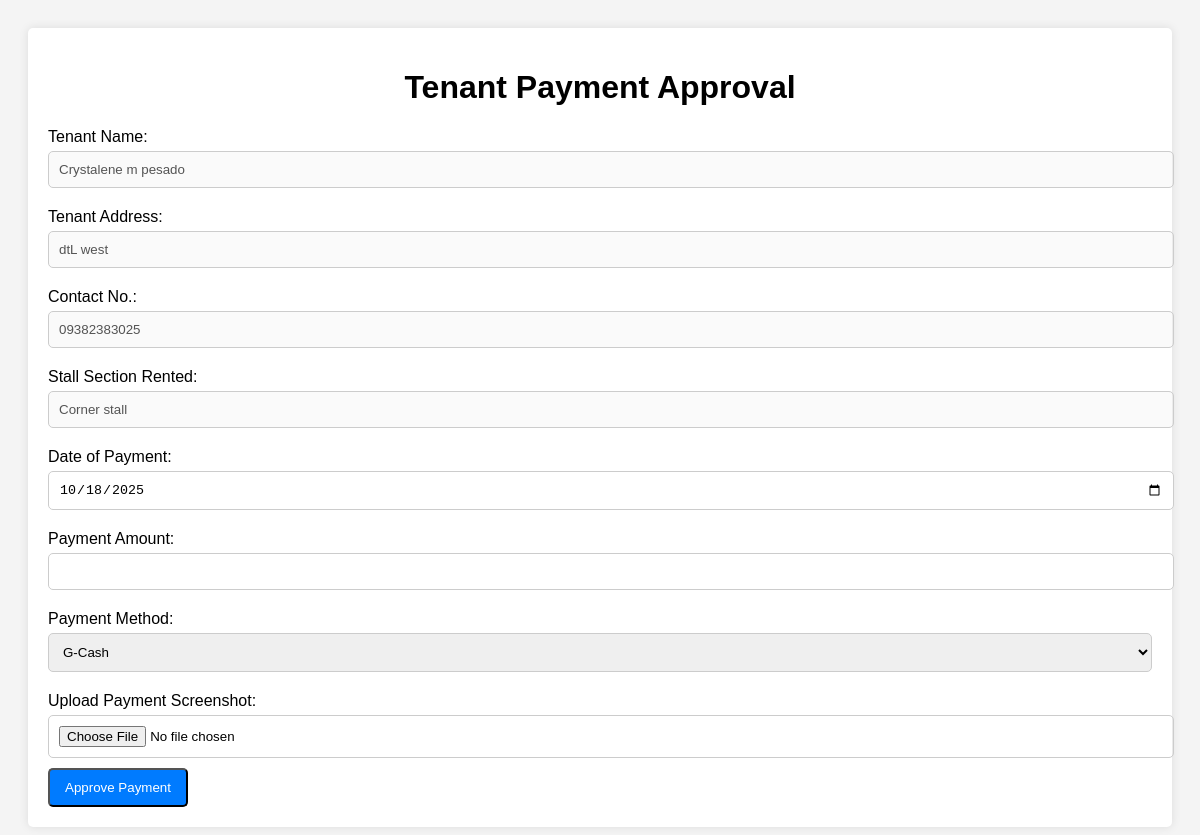
Page /paymentform.php?tenant_id=90 on the committed database.
### tables this page shows
CREATE TABLE `stall` (
  `id` int(200) NOT NULL,
  `stall_no` int(200) NOT NULL,
  `renter_name` varchar(200) NOT NULL,
  `availability` varchar(200) NOT NULL,
  `monthly_price` float NOT NULL,
  `yearly_price` float NOT NULL,
  `stall_section` varchar(255) NOT NULL,
  `stall_image` varchar(255) DEFAULT NULL,
  `category` varchar(100) DEFAULT NULL,
  `stall_name` varchar(100) DEFAULT NULL,
  `tenant_id` int(11) DEFAULT NULL,
  `status` varchar(20) DEFAULT 'available',
  `requested_date` date DEFAULT NULL
);

CREATE TABLE `tenant` (
  `id` int(11) NOT NULL,
  `name` varchar(255) NOT NULL,
  `address` text DEFAULT NULL,
  `contact_NO` varchar(20) DEFAULT NULL,
  `start_date` date DEFAULT NULL,
  `school_year` varchar(20) DEFAULT NULL,
  `stall_no_rented` int(11) DEFAULT NULL,
  `fee_taken` decimal(10,2) DEFAULT 0.00,
  `gender` varchar(200) NOT NULL,
  `date_deleted` datetime DEFAULT NULL,
  `password` varchar(255) NOT NULL,
  `profile_pic` varchar(255) DEFAULT NULL,
  `remaining_balance` decimal(10,2) DEFAULT 0.00,
  `payment_status` enum('paid','unpaid') DEFAULT 'unpaid',
  `date_started` date DEFAULT NULL
);

### paymentform.php (the view, shortened to what this page needs)
<?php
$servername = "localhost";
$username = "root";
$password = "";
$dbname = "rental";
$conn = new mysqli($servername, $username, $password, $dbname);
if (isset($_GET['tenant_id']) && is_numeric($_GET['tenant_id'])) {
    $tenant_id = intval($_GET['tenant_id']);
    $query = "SELECT tenant.id, tenant.name, tenant.contact_NO, tenant.start_date, tenant.address, tenant.stall_no_rented,
                     stall.stall_section, stall.yearly_price
              FROM tenant
              JOIN stall ON tenant.stall_no_rented = stall.stall_no
              WHERE tenant.id = ?";
    $stmt = $conn->prepare($query);
    $stmt->bind_param("i", $tenant_id);
    $stmt->execute();
    $result = $stmt->get_result();
    $tenant = $result->fetch_assoc();
    $monthly_price = $tenant['yearly_price'] / 12;
    $current_date = new DateTime();
    $start_date = new DateTime($tenant['start_date']);
    $interval = $current_date->diff($start_date);
    $penalty = 0;
    if ($interval->m >= 1) {
        $penalty = $monthly_price * 0.25;
    }
    $current_month = date('Y-m');
    $payment_query = "SELECT SUM(payment_amount) AS total_paid FROM payment WHERE tenant_id = ? AND DATE_FORMAT(payment_date, '%Y-%m') = ?";
    $payment_stmt = $conn->prepare($payment_query);
    $payment_stmt->bind_param("is", $tenant_id, $current_month);
    $payment_stmt->execute();
    $payment_result = $payment_stmt->get_result();
    $payment_data = $payment_result->fetch_assoc();
    $total_paid = $payment_data['total_paid'] ?? 0;
    $remaining_balance = max($monthly_price - $total_paid, 0);
    $remaining_balance += $penalty;
} else {
    die("Invalid tenant ID.");
}
?>
<!DOCTYPE html>
<html lang="en">
<head>
</head>
<body>
<div class="container">
    <h1>Tenant Payment Approval</h1>
    <form method="POST" action="approve_payment.php" enctype="multipart/form-data">
        <label for="tenant_name">Tenant Name:</label>
        <input type="text" name="tenant_name" value="<?php echo htmlspecialchars($tenant['name']); ?>" disabled>
        <label for="tenant_address">Tenant Address:</label>
        <input type="text" name="tenant_address" value="<?php echo htmlspecialchars($tenant['address']); ?>" disabled>
        <label for="contact_no">Contact No.:</label>
        <input type="text" name="contact_no" value="<?php echo htmlspecialchars($tenant['contact_NO']); ?>" disabled>
        <label for="stall_section">Stall Section Rented:</label>
        <input type="text" name="stall_section" value="<?php echo htmlspecialchars($tenant['stall_section']); ?>" disabled>
        <label for="payment_date">Date of Payment:</label>
        <input type="date" name="payment_date" value="<?php echo date('Y-m-d'); ?>" required>
        <label for="payment_amount">Payment Amount:</label>
        <input type="number" name="payment_amount" value="<?php echo number_format($remaining_balance, 2); ?>" step="0.01" required>
        <label for="payment_method">Payment Method:</label>
        <select name="payment_method" required>
            <option value="G-Cash">G-Cash</option>
        </select>
        <label for="payment_screenshot">Upload Payment Screenshot:</label>
        <input type="file" name="payment_screenshot" accept="image/*" required>
        <button type="submit" class="btn">Approve Payment</button>
    </form>
</div>
</body>
</html>

### paymentform.php (style rules this page uses)
body { font-family: Arial, sans-serif; background-color: #f4f4f4; padding: 20px; }
.container { background: white; padding: 20px; border-radius: 5px; box-shadow: 0 0 10px rgba(0, 0, 0, 0.1); }
h1 { text-align: center; }
.btn { padding: 10px 15px; color: white; background-color: #007bff; border-radius: 5px; cursor: pointer; }
label { display: block; margin: 10px 0 5px; }
input, select { width: 100%; padding: 10px; margin-bottom: 10px; border: 1px solid #ccc; border-radius: 5px; }

### rows in the picture
stall: tenant_name "Crystalene m pesado", tenant_address "dtL west", contact_no "09382383025", stall_section "Corner stall"
